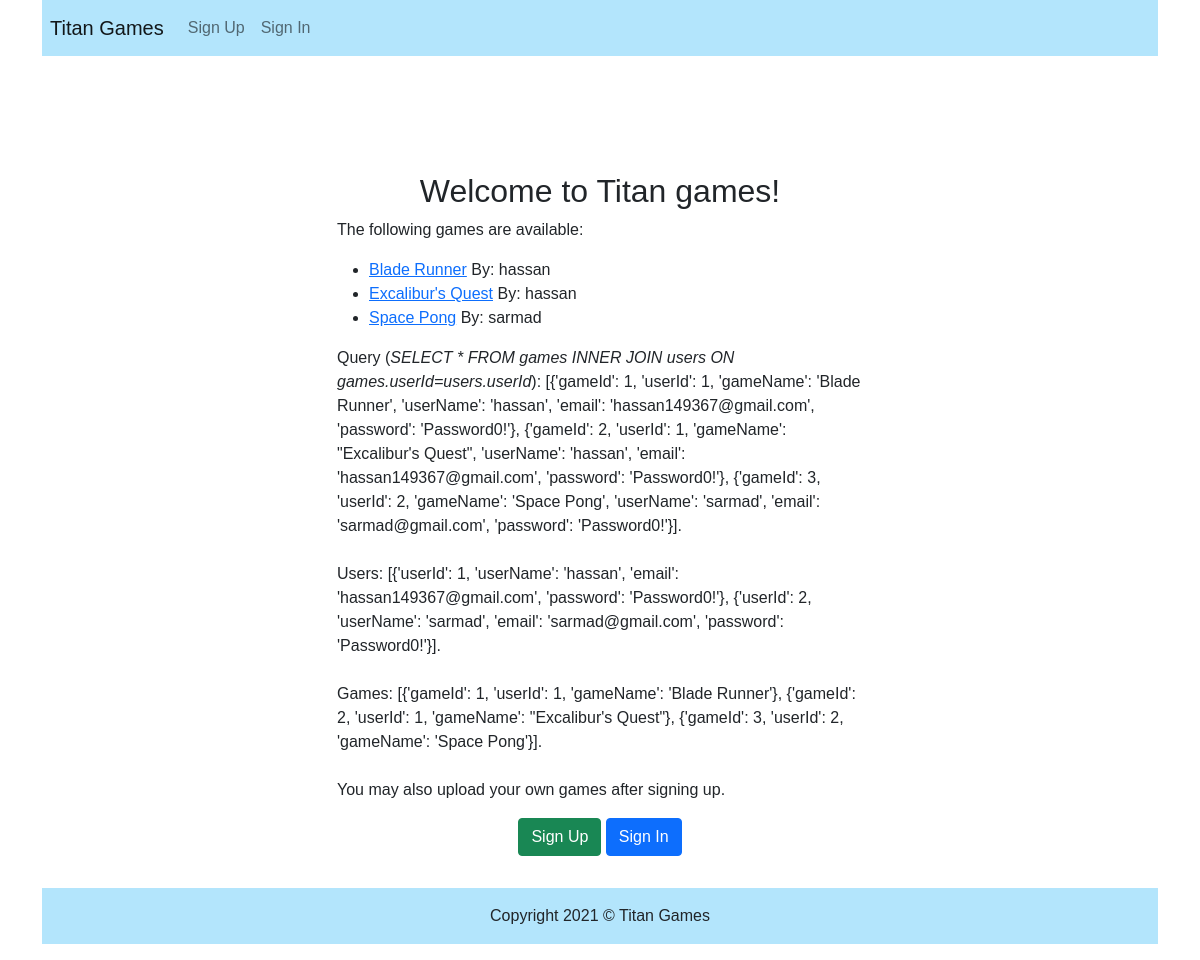
The page / on the database its author committed.
### tables this page shows
CREATE TABLE games (
  gameId INTEGER PRIMARY KEY AUTOINCREMENT,
	userId INTEGER,
	gameName TEXT NOT NULL,
  FOREIGN KEY(userId) REFERENCES users(userId)
);

CREATE TABLE users (
  userId INTEGER PRIMARY KEY AUTOINCREMENT,
  userName TEXT NOT NULL,
  email TEXT UNIQUE NOT NULL,
  password TEXT NOT NULL
);

### app.py (the view)
@app.route("/")
def home_page():
    users = query_db('SELECT * FROM users')
    games = query_db('SELECT * FROM games')
    query = query_db('SELECT * FROM games INNER JOIN users ON games.userId=users.userId')
    return render_template('index.html', users=users, games=games, query=query)

### app.py (called while the page is built)
def get_db():
    db = getattr(g, '_database', None)
    if db is None:
        db = g._database = sqlite3.connect(DATABASE)
    def make_dicts(cursor, row):
        return dict((cursor.description[idx][0], value)
                    for idx, value in enumerate(row))
    db.row_factory = make_dicts
    return db

def query_db(query, args=(), one=False):
    cur = get_db().execute(query, args)
    rv = cur.fetchall()
    cur.close()
    return (rv[0] if rv else None) if one else rv

@app.teardown_appcontext
def close_connection(exception):
    db = getattr(g, '_database', None)
    if db is not None:
        db.close()

### templates/index.html (shortened to what this page needs)
{% extends "base.html" %}
{% block head %}
  {{ super() }}
{% endblock %}
{% block content %}
  <div class="card w-50 mb-3 border-0" style="width: 18rem; margin: auto;">
    <div class="card-body">
      {% if 'user' in session and session['user'] %}
			  <h2 class="card-title text-center">Welcome to Titan games {{session['user']['userName']}}!</h2>
			{% else %}
			  <h2 class="card-title text-center">Welcome to Titan games!</h2>
      {% endif %}
			<p class="card-text">The following games are available:<br>
				<ul>
					{% for item in query %}
					<li> <a href="/game/{{item['gameId']}}">{{item['gameName']}}</a> By: {{item['userName']}} </li>
					{% endfor %}
				</ul>
				Query (<em>SELECT * FROM games INNER JOIN users ON games.userId=users.userId</em>): {{query}}.  <br> <br>
				Users: {{users}}.  <br> <br>
				Games: {{games}}.  <br> <br>
				You may also upload your own games after signing up.
			</p>
      <div class="text-center">
          {% if 'user' in session and session['user'] %}
          <a href="logout" class="btn btn-warning">Logout</a>
          {% else %}
          <a href="signup" class="btn btn-success">Sign Up</a>
          <a href="signin" class="btn btn-primary">Sign In</a>
          {% endif %}
      </div>
    </div>
  </div>
{% endblock %}

### templates/base.html (shortened to what this page needs)
<!doctype html>
<html>
<head>
    {% block head %}
        <link href="https://cdn.jsdelivr.net/npm/bootstrap@5.0.0-beta2/dist/css/bootstrap.min.css" rel="stylesheet"
>
    {% endblock %}
</head>
<body>
<div class="container">
    <nav class="navbar navbar-expand-lg navbar-light fixed-top sticky-top px-2" style="background-color: #b3e5fc;">
        <a class="navbar-brand" href="/">Titan Games</a>
        <ul class="navbar-nav">
            {% if 'user' in session %}
                <li class="nav-item">
                    <a class="nav-link" href="/user">Upload Game</a>
                </li>
                <li class="nav-item">
                    <a class="nav-link" href="/logout">Logout</a>
                </li>
            {% else %}
                <li class="nav-item">
                    <a class="nav-link" href="/signup">Sign Up</a>
                </li>
                <li class="nav-item">
                    <a class="nav-link" href="/signin">Sign In</a>
                </li>
            {% endif %}
        </ul>
    </nav>
            <div>
                {% block content %}
                {% endblock %}
            </div>
                <footer class="container text-center" style="background-color: #b3e5fc;">
                        <p class="p-3">Copyright 2021 &copy; Titan Games</p>
                </footer>
        </div>
</body>
</html>

### templates/base.html (style rules this page uses)
* { font-family: Arial, Helvetica, sans-serif; }

### templates/index.html (style rules this page uses)
.card-body { margin-top: 100px; }

### rows shown on the page
games: gameName "Blade Runner", userName "hassan"
games: gameName "Excalibur's Quest", userName "hassan"
games: gameName "Space Pong", userName "sarmad"

### other values the page prints
{{ users }} "[{'userId': 1, 'userName': 'hassan', 'email': 'hassan149367@gmail.com', 'password': 'Password0!'}, {'userId': 2, 'userName': 'sarmad', 'email': 'sarmad@gmail.com', 'password': 'Password0!'}]"
{{ games }} "[{'gameId': 1, 'userId': 1, 'gameName': 'Blade Runner'}, {'gameId': 2, 'userId': 1, 'gameName': \"Excalibur's Quest\"}, {'gameId': 3, 'userId': 2, 'gameName': 'Space Pong'}]"
